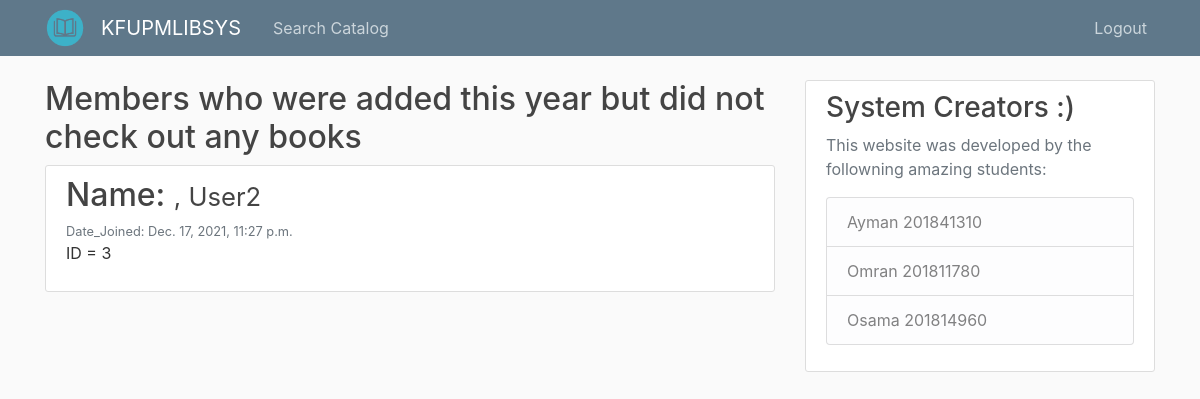
The app's page /new-members/ (signed in) with its own data.
### core/models.py (models this page shows, shortened)
class Library_People(models.Model):
    People_ID = models.PositiveIntegerField(
        unique=True,
        primary_key=True,
        null=False,
        blank=False,
    )
    user = models.ForeignKey(User,
                             on_delete=models.CASCADE,
                             null=True,
                             blank=True,
                             verbose_name=_("user"))
    @property
    def date_joined(self):
        return self.user.date_joined
    @property
    def checked_out_books_previously(self):
        member = Member.objects.filter(user=self.user).first()
        member_loans = Book_Loan.objects.filter(borrower= member)
        if len(member_loans)== 0:
            return True
        else:
            return False
    Birth_Date = models.DateField(
        blank=True,
        null=True,
        verbose_name=_("birth date")
    )
    SEX_CHOICES = (
        ('M', 'Male',),
        ('F', 'Female',),
    )
    sex = models.CharField(
        max_length=1,
        choices=SEX_CHOICES,
        null=False,
        blank=False,
    )
    Department = models.CharField(
        max_length=256,
        blank=True,
        null=True
    )
    Contact_Number = PhoneNumberField(blank=True, null=True)
    class Meta:
        abstract = True

class Member(Library_People):
    pass

### core/views.py (the view)
# urls.py: path("new-members/", views.report_get_new_members, name="new-members"),
def report_get_new_members(request):
    utc=pytz.UTC
    query1= Member.objects.all()
    today_one_year_ago = datetime.datetime.today() - datetime.timedelta(days = 365)
    valid_members = [x for x in query1 if x.date_joined> utc.localize(today_one_year_ago) and x.checked_out_books_previously]
    context = {
        'books': Book.objects.all(),
        "members": valid_members,
    }
    return render(request, 'reports/new-members.html', context)

### core/templatetags/user_types.py (called while the page is built)
@register.filter(name='belongs_to_librarian')
def belongs_to_librarian(user):
    return Librarian.objects.filter(user=user).exists()

### core/templates/reports/new-members.html
{% extends "core/base.html" %}
{% load user_types %}
{% block content%}
{% if user.is_authenticated and user|belongs_to_librarian %}
<h2>Members who were added this year but did not check out any books</h2>
{%if members%}
{% for member in members %}
<article class="media content-section">
  <div class="media-body">
    <h2>Name: <p style="display: inline;" class="small">{{ member.user.last_name }}, {{ member.user.first_name }}</p></h2>
    <small class="text-muted">Date_Joined: {{member.user.date_joined}}</small>
    <p class="article-content">ID = {{member.People_ID}}</p>
  </div>
</article>
{% endfor %}
{% else %}
<h3>There are no members matching your criteria</h3>
{%endif%}
{% else %}
<h1>You Are not Allowed to View this page</h1>
<br>
<h1><a href="{% url 'core:home-index' %}">Go to HomePage From here</a></h1>
{% endif %}
{% endblock content %}

### core/static/core/main.css (style rules this page uses)
body { background: #fafafa; color: #333333; margin-top: 5rem; }
h1, h2, h3, h4, h5, h6 { color: #444444; }
.content-section { background: #ffffff; padding: 10px 20px; border: 1px solid #dddddd; border-radius: 3px; margin-bottom: 20px; }
.article-content { white-space: pre-line; }

### records on screen
Member: user.first_name "User2", user.date_joined "Dec. 17, 2021, 11:27 p.m.", People_ID "3"
